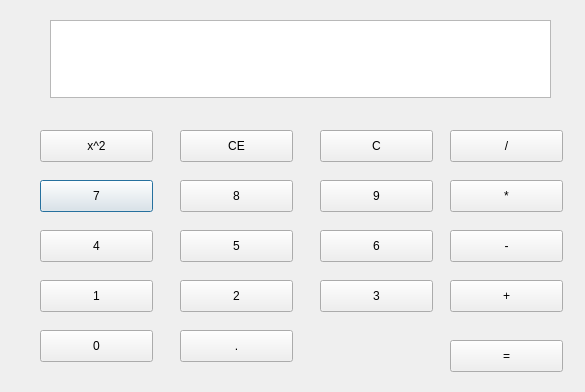
<?xml version="1.0" encoding="UTF-8"?>
<ui version="4.0">
 <class>Dialog</class>
 <widget class="QDialog" name="Dialog">
  <property name="geometry">
   <rect>
    <x>0</x>
    <y>0</y>
    <width>585</width>
    <height>392</height>
   </rect>
  </property>
  <property name="windowTitle">
   <string>Dialog</string>
  </property>
  <widget class="QPushButton" name="pushButton">
   <property name="geometry">
    <rect>
     <x>40</x>
     <y>180</y>
     <width>113</width>
     <height>32</height>
    </rect>
   </property>
   <property name="text">
    <string>7</string>
   </property>
  </widget>
  <widget class="QPushButton" name="pushButton_2">
   <property name="geometry">
    <rect>
     <x>180</x>
     <y>180</y>
     <width>113</width>
     <height>32</height>
    </rect>
   </property>
   <property name="text">
    <string>8</string>
   </property>
  </widget>
  <widget class="QPushButton" name="pushButton_3">
   <property name="geometry">
    <rect>
     <x>320</x>
     <y>180</y>
     <width>113</width>
     <height>32</height>
    </rect>
   </property>
   <property name="text">
    <string>9</string>
   </property>
  </widget>
  <widget class="QPushButton" name="pushButton_4">
   <property name="geometry">
    <rect>
     <x>40</x>
     <y>230</y>
     <width>113</width>
     <height>32</height>
    </rect>
   </property>
   <property name="text">
    <string>4</string>
   </property>
  </widget>
  <widget class="QPushButton" name="pushButton_5">
   <property name="geometry">
    <rect>
     <x>180</x>
     <y>230</y>
     <width>113</width>
     <height>32</height>
    </rect>
   </property>
   <property name="text">
    <string>5</string>
   </property>
  </widget>
  <widget class="QPushButton" name="pushButton_6">
   <property name="geometry">
    <rect>
     <x>320</x>
     <y>230</y>
     <width>113</width>
     <height>32</height>
    </rect>
   </property>
   <property name="text">
    <string>6</string>
   </property>
  </widget>
  <widget class="QPushButton" name="pushButton_7">
   <property name="geometry">
    <rect>
     <x>40</x>
     <y>280</y>
     <width>113</width>
     <height>32</height>
    </rect>
   </property>
   <property name="text">
    <string>1</string>
   </property>
  </widget>
  <widget class="QPushButton" name="pushButton_8">
   <property name="geometry">
    <rect>
     <x>180</x>
     <y>280</y>
     <width>113</width>
     <height>32</height>
    </rect>
   </property>
   <property name="text">
    <string>2</string>
   </property>
  </widget>
  <widget class="QPushButton" name="pushButton_9">
   <property name="geometry">
    <rect>
     <x>320</x>
     <y>280</y>
     <width>113</width>
     <height>32</height>
    </rect>
   </property>
   <property name="text">
    <string>3</string>
   </property>
  </widget>
  <widget class="QPushButton" name="pushButton_10">
   <property name="geometry">
    <rect>
     <x>450</x>
     <y>280</y>
     <width>113</width>
     <height>32</height>
    </rect>
   </property>
   <property name="text">
    <string>+</string>
   </property>
  </widget>
  <widget class="QPushButton" name="pushButton_11">
   <property name="geometry">
    <rect>
     <x>450</x>
     <y>340</y>
     <width>113</width>
     <height>32</height>
    </rect>
   </property>
   <property name="text">
    <string>=</string>
   </property>
  </widget>
  <widget class="QPushButton" name="pushButton_12">
   <property name="geometry">
    <rect>
     <x>450</x>
     <y>230</y>
     <width>113</width>
     <height>32</height>
    </rect>
   </property>
   <property name="text">
    <string>-</string>
   </property>
  </widget>
  <widget class="QPushButton" name="pushButton_13">
   <property name="geometry">
    <rect>
     <x>450</x>
     <y>180</y>
     <width>113</width>
     <height>32</height>
    </rect>
   </property>
   <property name="text">
    <string>*</string>
   </property>
  </widget>
  <widget class="QPushButton" name="pushButton_14">
   <property name="geometry">
    <rect>
     <x>450</x>
     <y>130</y>
     <width>113</width>
     <height>32</height>
    </rect>
   </property>
   <property name="text">
    <string>/</string>
   </property>
  </widget>
  <widget class="QPushButton" name="pushButton_15">
   <property name="geometry">
    <rect>
     <x>320</x>
     <y>130</y>
     <width>113</width>
     <height>32</height>
    </rect>
   </property>
   <property name="text">
    <string>C</string>
   </property>
  </widget>
  <widget class="QPushButton" name="pushButton_16">
   <property name="geometry">
    <rect>
     <x>180</x>
     <y>130</y>
     <width>113</width>
     <height>32</height>
    </rect>
   </property>
   <property name="text">
    <string>CE</string>
   </property>
  </widget>
  <widget class="QPushButton" name="pushButton_17">
   <property name="geometry">
    <rect>
     <x>40</x>
     <y>130</y>
     <width>113</width>
     <height>32</height>
    </rect>
   </property>
   <property name="text">
    <string>x^2</string>
   </property>
  </widget>
  <widget class="QPushButton" name="pushButton_18">
   <property name="geometry">
    <rect>
     <x>40</x>
     <y>330</y>
     <width>113</width>
     <height>32</height>
    </rect>
   </property>
   <property name="text">
    <string>0</string>
   </property>
  </widget>
  <widget class="QPushButton" name="pushButton_19">
   <property name="geometry">
    <rect>
     <x>180</x>
     <y>330</y>
     <width>113</width>
     <height>32</height>
    </rect>
   </property>
   <property name="text">
    <string>.</string>
   </property>
  </widget>
  <widget class="QTextEdit" name="textEdit">
   <property name="geometry">
    <rect>
     <x>50</x>
     <y>20</y>
     <width>501</width>
     <height>78</height>
    </rect>
   </property>
  </widget>
 </widget>
 <resources/>
 <connections/>
</ui>
